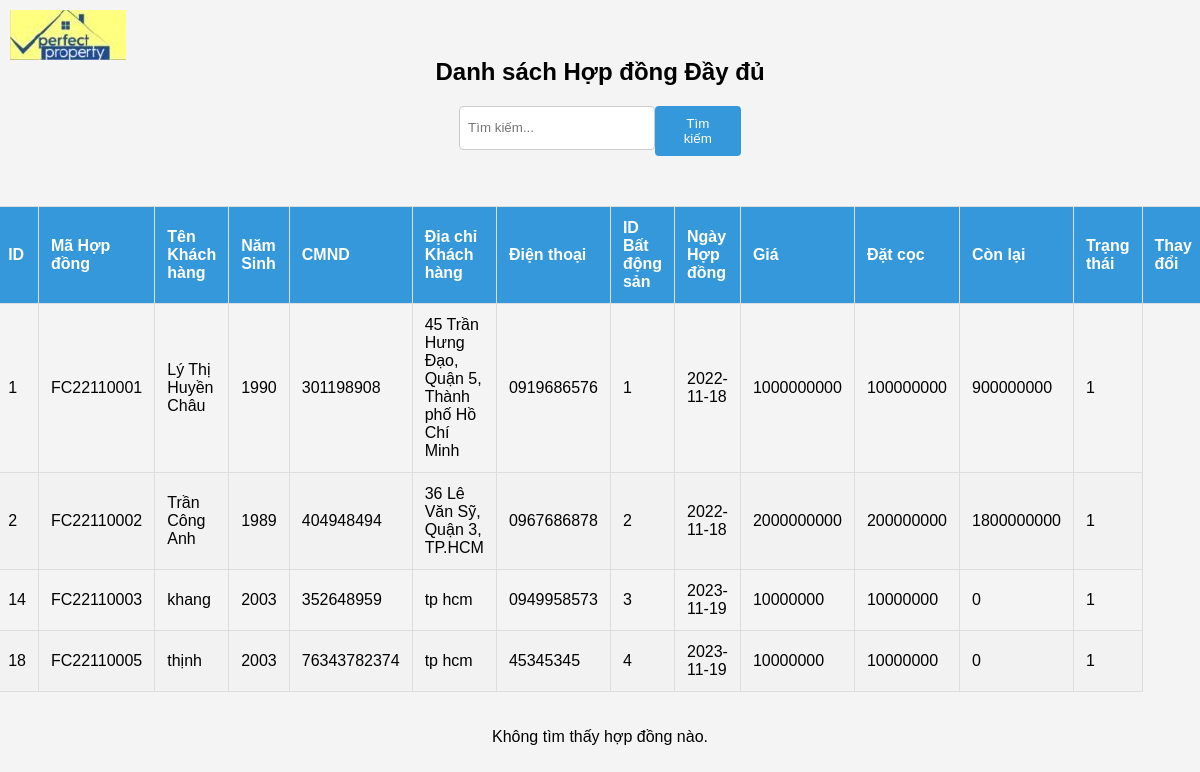
/viewcontract.php, run on the app's committed database.
### tables this page shows
CREATE TABLE `full_contract` (
  `ID` int(11) NOT NULL,
  `Full_Contract_Code` varchar(15) DEFAULT NULL,
  `Customer_Name` varchar(50) NOT NULL,
  `Year_Of_Birth` int(11) DEFAULT NULL,
  `SSN` varchar(15) NOT NULL,
  `Customer_Address` varchar(100) DEFAULT NULL,
  `Mobile` varchar(15) DEFAULT NULL,
  `Property_ID` int(11) NOT NULL,
  `Date_Of_Contract` date DEFAULT NULL,
  `Price` decimal(18,0) DEFAULT NULL,
  `Deposit` decimal(18,0) DEFAULT NULL,
  `Remain` decimal(18,0) DEFAULT NULL,
  `Status` bit(1) NOT NULL
);

### viewcontract.php (the view, shortened to what this page needs)
<?php
$conn = new mysqli("localhost", "root", "", "quanlybds_team4");
$sql = "SELECT * FROM full_contract";
$result = $conn->query($sql);
if ($result->num_rows > 0) {
    echo '<h2>Danh sách Hợp đồng Đầy đủ</h2>
            <div class="search-container">
                <input type="text" class="search-box" id="search" placeholder="Tìm kiếm..." onkeyup="searchContracts()">
                <button class="search-btn" onclick="searchContracts()">Tìm kiếm</button>
            </div>
            <table>
                <thead>
                    <tr>
                        <th onclick="toggleSort(0)">ID</th>
                        <th onclick="toggleSort(1)">Mã Hợp đồng</th>
                        <th onclick="toggleSort(2)">Tên Khách hàng</th>
                        <th onclick="toggleSort(3)">Năm Sinh</th>
                        <th onclick="toggleSort(4)">CMND</th>
                        <th onclick="toggleSort(5)">Địa chỉ Khách hàng</th>
                        <th onclick="toggleSort(6)">Điện thoại</th>
                        <th onclick="toggleSort(7)">ID Bất động sản</th>
                        <th onclick="toggleSort(8)">Ngày Hợp đồng</th>
                        <th onclick="toggleSort(9)">Giá</th>
                        <th onclick="toggleSort(10)">Đặt cọc</th>
                        <th onclick="toggleSort(11)">Còn lại</th>
                        <th onclick="toggleSort(11)">Trạng thái</th>
                        <th onclick="toggleSort(12)">Thay đổi</th>';
}
    echo '</tr>
                </thead>
                <tbody>';
    while ($row = $result->fetch_assoc()) {
        echo "<tr>
                <td>{$row['ID']}</td>
                <td>{$row['Full_Contract_Code']}</td>
                <td>{$row['Customer_Name']}</td>
                <td>{$row['Year_Of_Birth']}</td>
                <td>{$row['SSN']}</td>
                <td>{$row['Customer_Address']}</td>
                <td>{$row['Mobile']}</td>
                <td>{$row['Property_ID']}</td>
                <td>{$row['Date_Of_Contract']}</td>
                <td>{$row['Price']}</td>
                <td>{$row['Deposit']}</td>
                <td>{$row['Remain']}</td>
                <td>{$row['Status']}</td>";
        echo "</tr>";
    }
    echo '</tbody>
            </table>';
    echo '<div class="button-container">';
    if ($_SESSION['user']['Role'] == 'ADMIN' || $_SESSION['user']['Role'] == 'SALE') {
        echo '<a href="add_fullcontract.php" class="add-contract-btn">Thêm Hợp đồng</a>';
    echo '<a href="index.php" class="logout-btn">Đăng xuất</a>';
    echo '</div>';
} else {
    echo "<p>Không tìm thấy hợp đồng nào.</p>";
}
?>
<!DOCTYPE html>
<html lang="en">
<head>
    <link rel="stylesheet" href="style.css">
</head>
<body>
    <div class = logo>
        <img src="logo.png" alt="" />
    </div>
</body>
</html>

### style.css (style rules this page uses)
body { font-family: Arial, sans-serif; background-color: #f4f4f4; margin: 0; padding: 0; display: flex; align-items: center; justify-content: center; min-height: 100vh; flex-direction: column; }
input { width: 100%; padding: 10px; margin-bottom: 16px; box-sizing: border-box; border: 1px solid #ccc; border-radius: 4px; transition: border-color 0.3s ease-in-out; }
.button-container { display: flex; justify-content: center; width: 300px; }
button, a.add-contract, button.logout { background-color: #4caf50; color: #fff; border: none; padding: 10px 20px; border-radius: 4px; cursor: pointer; transition: background-color 0.3s ease-in-out; margin-bottom: 10px; text-decoration: none; }
table { width: 100%; border-collapse: collapse; margin-top: 20px; }
th, td { border: 1px solid #ddd; padding: 8px; text-align: left; }
th { background-color: #4caf50; color: white; }
tr:nth-child(even) { background-color: #f2f2f2; }
.button-container { display: flex; justify-content: center; margin-top: 10px; }

### viewcontract.php (style rules this page uses)
body { font-family: Arial, sans-serif; background-color: #f4f4f4; margin: 0; padding: 0; }
.search-container { display: flex; justify-content: space-between; margin-bottom: 20px; }
.search-box { width: 70%; padding: 8px; box-sizing: border-box; border: 1px solid #ccc; border-radius: 4px; }
.search-btn { padding: 10px 16px; background-color: #3498db; color: #fff; border: none; border-radius: 4px; cursor: pointer; }
th { cursor: pointer; padding: 10px; text-align: left; background-color: #3498db; color: #fff; }
table { width: 100%; border-collapse: collapse; margin-top: 20px; }
th, td { border: 1px solid #ddd; padding: 12px; text-align: left; }
.button-container { margin-top: 20px; display: flex; align-items: center; }
.logo { position: absolute; top: 0; left: 0px; width: 30%; margin: 10px; }

### data on the page
full_contract: ID "1", Full_Contract_Code "FC22110001", Customer_Name "Lý Thị Huyền Châu", Year_Of_Birth "1990", SSN "301198908", Customer_Address "45 Trần Hưng Đạo, Quận 5, Thành phố Hồ Chí Minh", Mobile "0919686576", Property_ID "1", Date_Of_Contract "2022-11-18", Price "1000000000", Deposit "100000000", Remain "900000000", Status "1"
full_contract: ID "2", Full_Contract_Code "FC22110002", Customer_Name "Trần Công Anh", Year_Of_Birth "1989", SSN "404948494", Customer_Address "36 Lê Văn Sỹ, Quận 3, TP.HCM", Mobile "0967686878", Property_ID "2", Date_Of_Contract "2022-11-18", Price "2000000000", Deposit "200000000", Remain "1800000000", Status "1"
full_contract: ID "14", Full_Contract_Code "FC22110003", Customer_Name "khang", Year_Of_Birth "2003", SSN "352648959", Customer_Address "tp hcm", Mobile "0949958573", Property_ID "3", Date_Of_Contract "2023-11-19", Price "10000000", Deposit "10000000", Remain "0", Status "1"
full_contract: ID "18", Full_Contract_Code "FC22110005", Customer_Name "thịnh", Year_Of_Birth "2003", SSN "76343782374", Customer_Address "tp hcm", Mobile "45345345", Property_ID "4", Date_Of_Contract "2023-11-19", Price "10000000", Deposit "10000000", Remain "0", Status "1"
